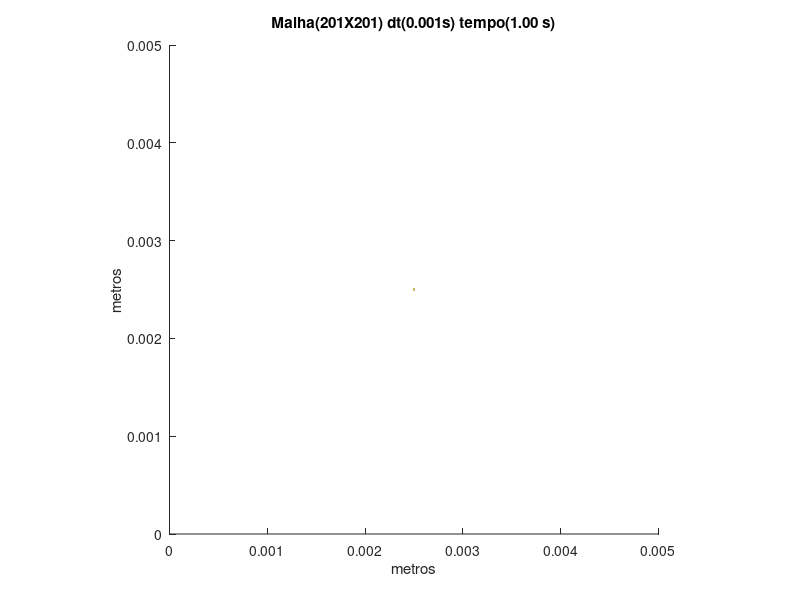

The MATLAB source for this figure:
set (gca,'PlotBoxAspectRatio',[1 1 1],'Xlim',[0,0.005],'Ylim',[0,0.005])
hold on
title('Malha(201X201) dt(0.001s) tempo(1.00 s)')
hold on
ylabel('metros')
hold on
xlabel('metros')
hold on

fill([0.00248756218905473 0.00248756218905473 0.00251243781094527 0.00251243781094527],[0.00248756218905473 0.00251243781094527 0.00251243781094527 0.00248756218905473],[0.8,0.7,0.4],'LineStyle','none')
